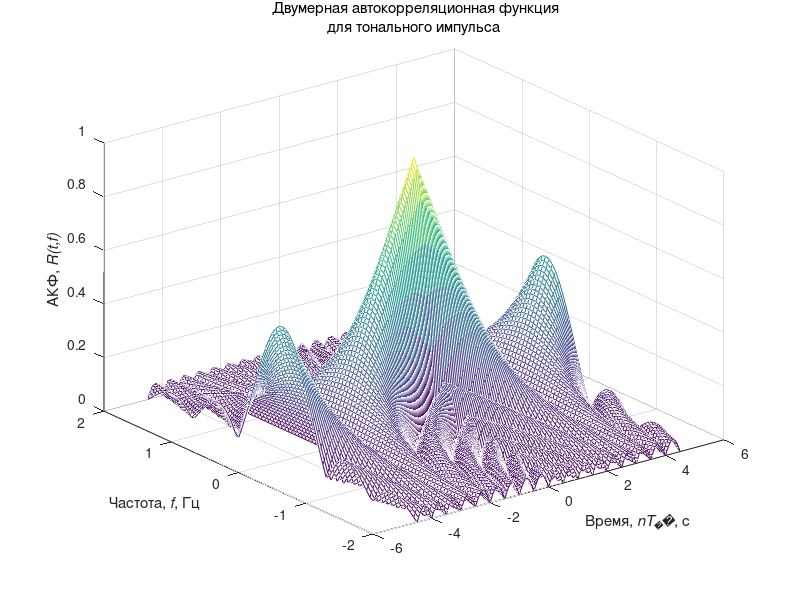
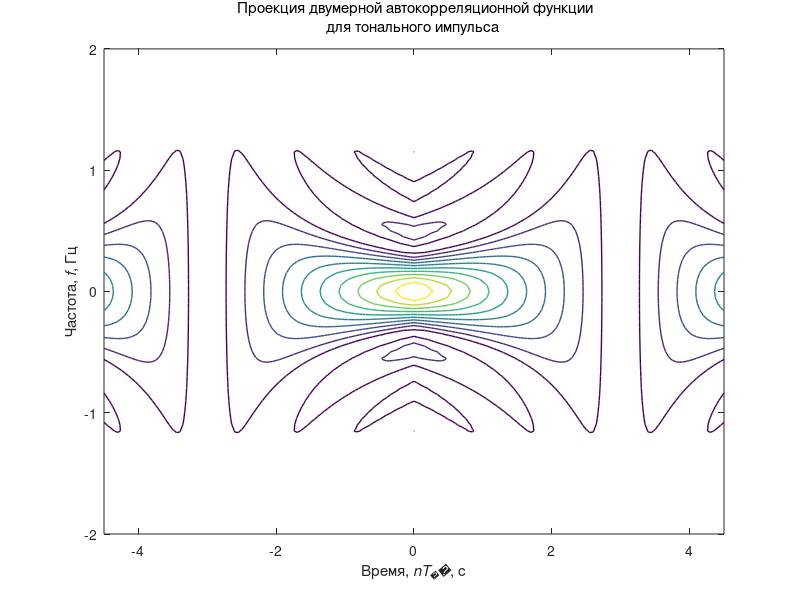
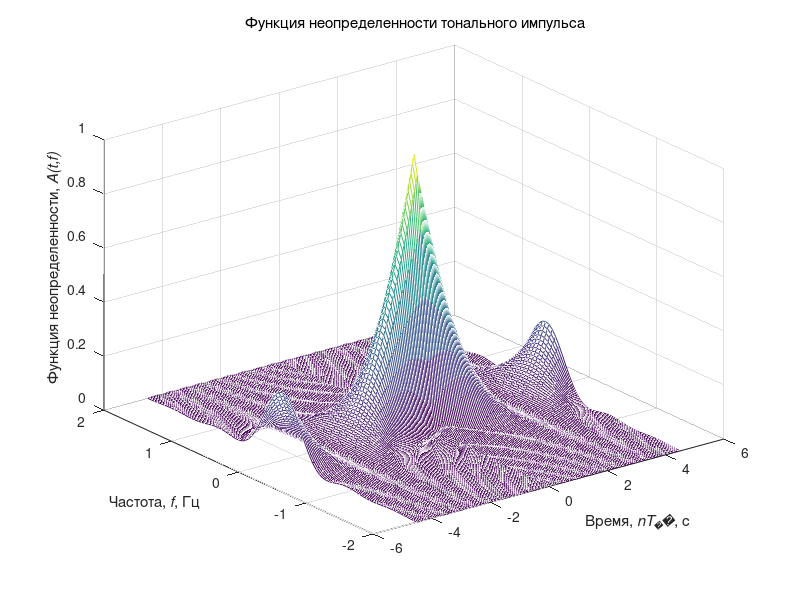
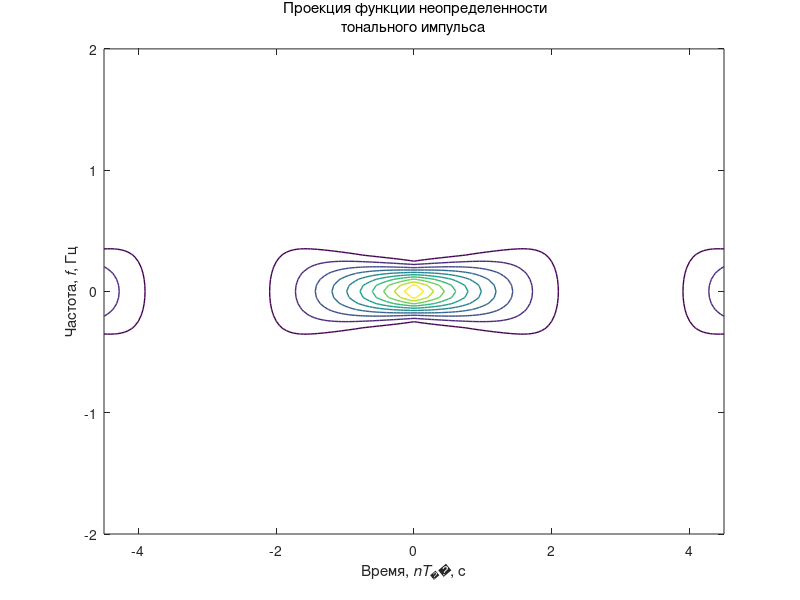

Recreate these plots in MATLAB, in order.
% плагин pulse waveform analyzer
% фкмб - фазо-кода манипулируемый сигнал кода Баркера
% нчм - непрерывная частотная модуляция
% лчм - линейно частотная модуляция

% Имитационное моделирование и графическая визуализация
% функции неопределенности простых и сложных сигналов
clear all; % Очистка памяти
close all; % Закрытие всех окон с графиками
clc; % Очистка окна команд и сообщений
fontSize=10; % Размер шрифта графиков
fontType=''; % Тип шрифта графиков
% Цвет графиков
tColor='b'; % Временная область
tColorLight=[0.3 0.7 0.9]; % Временная область
Color0='r'; % Эталонные сигналы
fColor=[1 0.4 0]; % Частотная область
eColor=[0.85 0.325 0.098]; % Погрешности
eColorLight=[0.9 0.9 0.4]; % Погрешности
eColorDark=[0.635 0.078 0.184]; % Погрешности
tstep = 0.05; % Шаг по оси времени
fstep = 0.05; % Шаг по оси частоты
dT = 3; % Длительность импульса
N = 1.5;
tmin = -N * dT; % Диапазон значений по времени (мин)
tmax = N * dT; % Диапазон значений по времени (макс)
fmin = round(-4/dT)-1; % Диапазон значений по частоте (мин)
fmax = round(4/dT)+1; % Диапазон значений по частоте (макс)
t = tmin:tstep:tmax; % Значения по оси времени
f = fmin:fstep:fmax; % Значения по оси частоты

% Формирование значений двумерной автокорреляционной
% функции тонального импульса
eps = 0.000001;
i = 0;
for ti = tmin:tstep:tmax
	i = i + 1;
	j = 0;
	for fj = fmin:fstep:fmax
		j = j + 1;
		val1 = 1 - abs(ti) / dT;
		val2 = pi * dT * (1.0 - abs(ti) / dT) * fj;
		x(j,i) = abs( val1 * sin(val2+eps)/(val2+eps));
	end
end
% Формирование трехмерного графика
figure; mesh(t,f,x);
set(get(gcf, 'CurrentAxes'), 'FontSize', fontSize); % Изменение шрифта
xlabel ('Время,\it nT_д\rm, с'); % Надпись оси абсцисс
ylabel ('Частота,\it f\rm, Гц'); % Надпись оси ординат
zlabel('АКФ,\it R(t,f)'); % Надпись оси аппликат
title({'\rm Двумерная автокорреляционная функция';...
'для тонального импульса'}); % Заголовок

% Формирование проекции
figure; contour(t,f,x,'Linewidth',1);
set(get(gcf, 'CurrentAxes'), 'FontSize', fontSize); % Изменение шрифта
xlabel ('Время,\it nT_д\rm, с'); % Надпись оси абсцисс
ylabel ('Частота,\it f\rm, Гц'); % Надпись оси ординат
title({'\rm Проекция двумерной автокорреляционной функции';...
'для тонального импульса'}); % Заголовок

% Моделирование функции неопределености импульса с линейной частотной модуляцией
y = x.^2; % Формирование значений
% Формирование трехмерного графика
figure; mesh(t,f,y);
set(get(gcf, 'CurrentAxes'), 'FontSize', fontSize); % Изменение шрифта
xlabel ('Время,\it nT_д\rm, с'); % Надпись оси абсцисс
ylabel ('Частота,\it f\rm, Гц'); % Надпись оси ординат
zlabel('Функция неопределенности,\it A(t,f)'); % Надпись оси аппликат
title({'\rm Функция неопределенности тонального импульса'}); % Заголовок

% Формирование проекции
figure; contour(t,f,y,'Linewidth',1);
set(get(gcf, 'CurrentAxes'), 'FontSize', fontSize); % Изменение шрифта
xlabel ('Время,\it nT_д\rm, с'); % Надпись оси абсцисс
ylabel ('Частота,\it f\rm, Гц'); % Надпись оси ординат
title({'\rm Проекция функции неопределенности';...
'тонального импульса'}); % Заголовок

% Формирование автокорреляционной функции по частоте для тонального
% импульса
xf=x((fmax-fmin)/(2*fstep)+1,:); % Формирование значений
% Формирование графика
figure; plot(t,xf,'Linewidth',3);
axis([fmin fmax 0 1]); % Диапазон значений осей
set(get(gcf, 'CurrentAxes'), 'FontSize', fontSize); % Изменение шрифта
title({'\rm Автокорреляционная функция по частоте';...
'тонального импульса'}); % Заголовок
xlabel ('Частота,\it f\rm, Гц'); % Надпись оси абсцисс
ylabel('АКФ,\it R(t=0,f)\rm'); % Надпись оси ординат

% Формирование автокорреляционной функции по времени для тонального
% импульса
xt=x(:,(tmax-tmin)/(2*tstep)+1); % Формирование значений
% Формирование графика
figure; plot(f,xt,'Linewidth',3);
axis([fmin fmax 0 1]); % Диапазон значений осей
set(get(gcf, 'CurrentAxes'), 'FontSize', fontSize); % Изменение шрифта
title({'\rm Автокорреляционная функция по времени';'тонального импульса'}); % Заголовок
xlabel ('Время,\it nT_д\rm, с'); % Надпись оси абсцисс
ylabel('АКФ,\it R(t,f=0)\rm'); % Надпись оси ординат

% Формирование двумерной автокорреляционной функции ЛЧМ-импульса
fDelta = 2; % Ширина спектра импульса
mu = (fDelta*fmax)/(2*dT); % Линейный коэффициент девиации частоты

i=0;
for ti = tmin:tstep:tmax
	i = i + 1;
	j = 0;
	for fj = fmin:fstep:fmax
		j = j + 1;
		val1 = 1. - abs(ti) / dT;
		val2 = pi * dT * (1.0 - abs(ti) / dT);
		val3 = (fj + mu * ti);
		val = val2 * val3;
		x(j,i) = abs( val1 * (sin(val+eps)/(val+eps))).^2;
	end
end
% Формирование трехмерного графика
figure; mesh(t,f,x);
set(get(gcf, 'CurrentAxes'), 'FontSize', fontSize); % Изменение шрифта
xlabel ('Время,\it nT_д\rm, с'); % Надпись оси абсцисс
ylabel ('Частота,\it f\rm, Гц'); % Надпись оси ординат
zlabel('АКФ,\it R(t,f)'); % Надпись оси аппликат
title({'\rm Двумерная автокорреляционная функция';...
'для ЛЧМ-импульса'}); % Заголовок

figure; contour(t,f,x,'Linewidth',1);
set(get(gcf, 'CurrentAxes'), 'FontSize', fontSize); % Изменение шрифта
xlabel ('Время,\it nT_д\rm, с'); % Надпись оси абсцисс
ylabel ('Частота,\it f\rm, Гц'); % Надпись оси ординат
title({'\rm Проекция двумерной автокорреляционной функции';...
'для ЛЧМ-импульса'}); % Заголовок

% Моделирование функции неопределености импульса с линейной частотной модуляцией
y = x.^2; % Формирование значений
% Формирование трехмерного графика
figure; mesh(t,f,y);
set(get(gcf, 'CurrentAxes'), 'FontSize', fontSize); % Изменение шрифта
xlabel ('Время,\it nT_д\rm, с'); % Надпись оси абсцисс
ylabel ('Частота,\it f\rm, Гц'); % Надпись оси ординат
zlabel('АКФ,\it A(t,f)'); % Надпись оси аппликат
title({'\rm Функция неопределенности для ЛЧМ-импульса'}); % Заголовок

% Формирование проекции
figure; contour(t,f,y,'Linewidth',1);
set(get(gcf, 'CurrentAxes'), 'FontSize', fontSize); % Изменение шрифта
xlabel ('Время,\it nT_д\rm, с'); % Надпись оси абсцисс
ylabel ('Частота,\it f\rm, Гц'); % Надпись оси ординат
title({'\rm Проекция функции неопределенности';...
'для ЛЧМ-импульса'}); % Заголовок

% Формирование автокорреляционной функции по частоте для ЛЧМ-импульса
xf=x((fmax-fmin)/(2*fstep)+1,:); % Формирование значений
% Формирование графика
figure; plot(t,xf,'Linewidth',3);
axis([tmin tmax 0 1]); % Диапазон значений осей
set(get(gcf, 'CurrentAxes'), 'FontSize', fontSize); % Изменение шрифта
xlabel ('Частота,\it f\rm, Гц'); % Надпись оси абсцисс
ylabel('АКФ,\it R(t=0,f)\rm'); % Надпись оси ординат
title({'\rm Автокорреляционная функция по частоте';...
'для ЛЧМ-импульса'}); % Заголовок

% Формирование автокорреляционной функции по времени для ЛЧМ-импульса
xt=x(:,(tmax-tmin)/(2*tstep)+1); % Формирование значений
% Формирование графика
figure; plot(f,xt,'Linewidth',3);
axis([fmin fmax 0 1]); % Диапазон значений осей
set(get(gcf, 'CurrentAxes'), 'FontSize', fontSize); % Изменение шрифта
xlabel ('Время,\it nT_д\rm, с'); % Надпись оси абсцисс
ylabel('АКФ,\it R(t,f=0)'); % Надпись оси ординат
title({'\rm Автокорреляционная функция по времени';...
'для ЛЧМ-импульса'}); % Заголовок